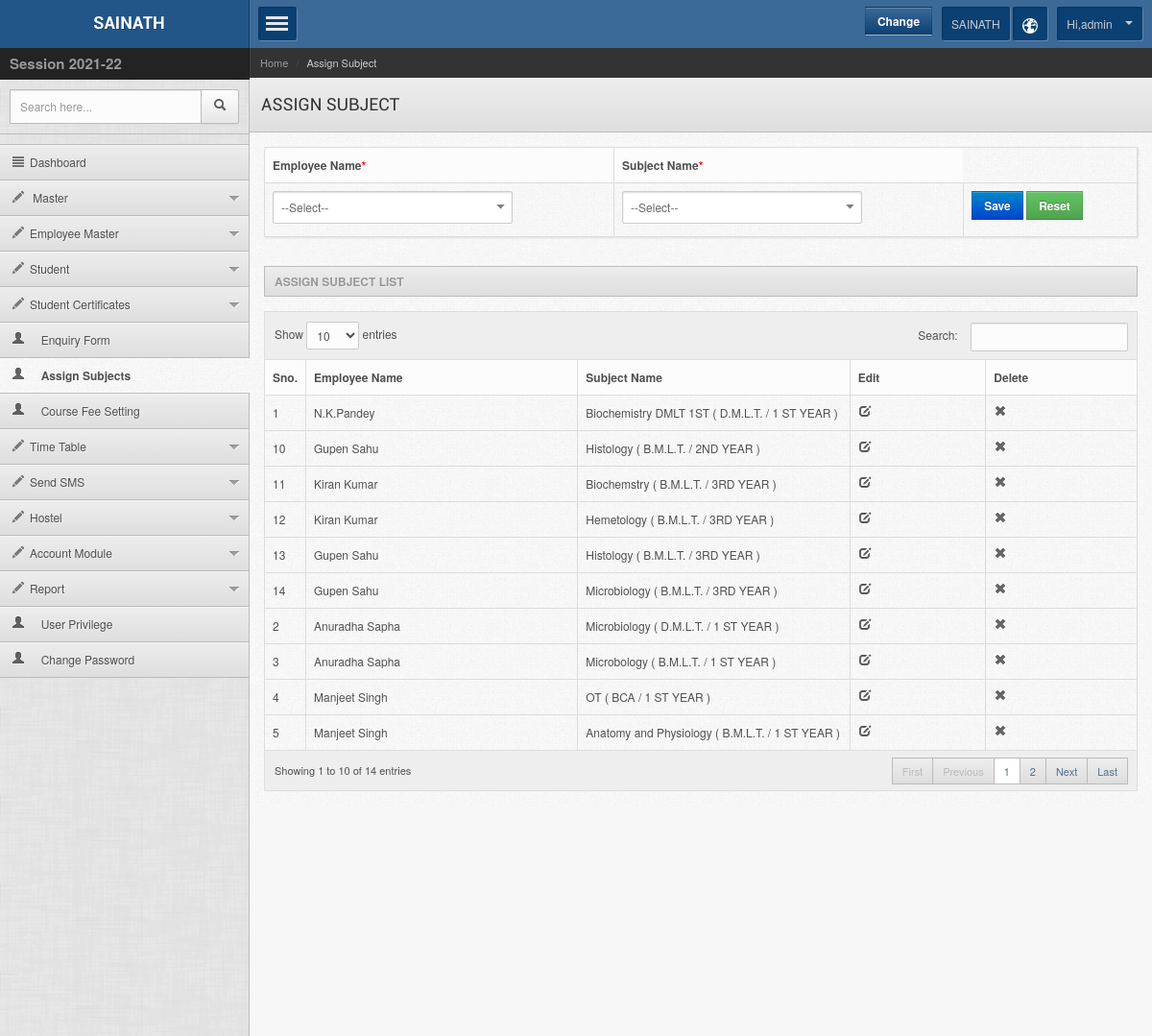
The page /admin/assign_subjects.php (signed in) on the database its author committed.
### tables this page shows
CREATE TABLE `m_session` (
  `sessionid` int(11) NOT NULL,
  `fromdate` date DEFAULT NULL,
  `todate` date DEFAULT NULL,
  `session_name` varchar(200) DEFAULT NULL,
  `status` int(11) NOT NULL DEFAULT 0,
  `ipaddress` varchar(25) DEFAULT NULL,
  `lastupdated` date DEFAULT NULL,
  `createdate` date DEFAULT NULL
);

CREATE TABLE `user` (
  `userid` int(11) NOT NULL,
  `status` int(11) NOT NULL DEFAULT 0,
  `username` varchar(100) NOT NULL,
  `password` varchar(50) NOT NULL,
  `usertype` varchar(10) NOT NULL,
  `fullname` varchar(100) NOT NULL,
  `mobile` varchar(10) NOT NULL,
  `email` varchar(100) NOT NULL,
  `address` text NOT NULL,
  `enable` varchar(20) NOT NULL,
  `branch_id` int(11) NOT NULL,
  `logintype` varchar(100) NOT NULL,
  `company_id` int(11) NOT NULL,
  `createdby` int(11) NOT NULL,
  `lastupdated` date NOT NULL,
  `ipaddress` varchar(30) NOT NULL,
  `createdate` datetime NOT NULL
);

CREATE TABLE `assign_subject` (
  `assign_id` int(11) NOT NULL,
  `employee_id` int(11) NOT NULL,
  `stu_subject_id` int(11) NOT NULL,
  `ipaddress` varchar(100) NOT NULL,
  `createdby` int(11) NOT NULL,
  `createdate` date NOT NULL,
  `sessionid` int(11) NOT NULL,
  `lastupdated` date NOT NULL
);

CREATE TABLE `m_employee` (
  `employee_id` int(11) NOT NULL,
  `emp_name` varchar(100) NOT NULL,
  `post` varchar(100) NOT NULL,
  `mobile` varchar(100) NOT NULL,
  `dob` date NOT NULL,
  `join_date` date NOT NULL,
  `basic_salary` float NOT NULL,
  `bank_details` varchar(100) NOT NULL,
  `address` varchar(100) NOT NULL,
  `acc_no` varchar(100) NOT NULL,
  `ifsc` varchar(100) NOT NULL,
  `biometric_id` int(11) NOT NULL,
  `password` varchar(100) NOT NULL,
  `status` int(30) NOT NULL COMMENT 'enable=0,disable=1',
  `imgname` varchar(100) NOT NULL,
  `ipaddress` varchar(50) NOT NULL,
  `createdby` int(11) NOT NULL,
  `createdate` date NOT NULL,
  `lastupdated` date NOT NULL
);

CREATE TABLE `student_subject_master` (
  `stu_subject_id` int(11) NOT NULL,
  `subject_name` varchar(50) NOT NULL,
  `class_id` int(11) NOT NULL,
  `sem_id` int(11) NOT NULL,
  `sessionid` int(11) NOT NULL,
  `createdby` int(11) NOT NULL,
  `ipaddress` varchar(100) NOT NULL,
  `lastupdated` date NOT NULL,
  `createdate` date NOT NULL
);

CREATE TABLE `m_class` (
  `class_id` int(11) NOT NULL,
  `class_name` varchar(100) NOT NULL,
  `ipaddress` varchar(100) NOT NULL,
  `createdby` varchar(100) NOT NULL,
  `createdate` date NOT NULL,
  `lastupdated` date NOT NULL
);

CREATE TABLE `m_semester` (
  `sem_id` int(11) NOT NULL,
  `sem_name` varchar(100) NOT NULL,
  `ipaddress` varchar(50) NOT NULL,
  `createdby` int(11) NOT NULL,
  `createdate` date NOT NULL,
  `lastupdated` date NOT NULL
);

### admin/assign_subjects.php (the view, shortened to what the rows shown need)
<?php include("../adminsession.php");
$submodule = "ASSIGN SUBJECT";
$sessionid = $_SESSION['sessionid'];
?>
<!DOCTYPE html>
<head>
<?php include("inc/top_files.php"); ?>
</head>
<body>
<div class="mainwrapper">
    <?php include("inc/left_menu.php"); ?>
   <div class="rightpanel">
    	<?php include("inc/header.php"); ?>
        <div class="maincontent">
        	<div class="contentinner">
                <div class="widgetcontent  shadowed nopadding">
                    <form class="stdform stdform2" method="post" action="">
                       <div class="lg-12 md-12 sm-12">
                       <table class="table table-bordered">
                       <tr>
                       <th>Employee Name<span style="color:#F00;">*</span></th>
                        <th>Subject Name<span style="color:#F00;">*</span></th>
                       </tr>
                       </table>
                       </div>
                        </form>
                    </div>
            	<table class="table table-bordered" id="dyntable">
                    <colgroup>
                    </colgroup>
                    <thead>
                        <tr>
                            <th width="11%" class="head0 nosort">Sno.</th>
                            <th width="18%" class="head0">Employee Name</th>
                            <th width="18%" class="head0">Subject Name</th>
                            <?php  $chkedit = $obj->check_editBtn("assign_subjects.php",$loginid);
                            if($chkedit == 1 || $loginid == 1){  ?>
                            <th width="9%" class="head0">Edit</th>
                            <?php  } $chkdel = $obj->check_delBtn("assign_subjects.php",$loginid);
                            if($chkdel == 1 || $loginid == 1){  ?>
                            <th width="10%" class="head0">Delete</th>
                          <?php } ?>
                         </tr>
                    </thead>
                    <tbody>
				<?php
						$slno=1;
            $res = $obj->executequery("select * from assign_subject order by assign_id desc");
						foreach($res as $row_get)
                {
                  $employee_id = $row_get['employee_id'];
                  $emp_name = $obj->getvalfield("m_employee","emp_name","employee_id='$employee_id'");
                  $stu_subject_id = $row_get['stu_subject_id'];
                  $subject_name = $obj->getvalfield("student_subject_master","subject_name","stu_subject_id='$stu_subject_id'");
                  $class_id = $obj->getvalfield("student_subject_master","class_id","stu_subject_id='$stu_subject_id'");
                  $sem_id = $obj->getvalfield("student_subject_master","sem_id","stu_subject_id='$stu_subject_id'");
                  $class_name = $obj->getvalfield("m_class","class_name","class_id='$class_id'");
                  $sem_name = $obj->getvalfield("m_semester","sem_name","sem_id='$sem_id'");
                ?>
                   <tr>
                        <td><?php echo $slno++; ?></td>
                        <td><?php echo $emp_name; ?></td>
                        <td><?php echo $subject_name." ( ".$class_name." / ".$sem_name." ) "; ?></td>
                        <?php
                            if($chkedit == 1 || $loginid == 1){  ?>
                       <td><a class='icon-edit' title="Edit" href='assign_subjects.php?assign_id=<?php echo $row_get['assign_id'] ; ?>'></a></td>
                       <?php  } if($chkdel == 1 || $loginid == 1){  ?>
                        <td>
                        <a class='icon-remove' title="Delete" onclick='funDel(<?php echo $row_get['assign_id']; ?>);' style='cursor:pointer'></a>
                        </td>
                        <?php } ?>
                </tr>
                <?php
                }
                ?>
                    </tbody>
                </table>
            </div>
        </div>
    </div>
</div>
</body>
</html>

### admin/inc/left_menu.php (shortened to what the rows shown need)
<div class="leftpanel">
   <div class="logopanel">
      <h1 style="font-size:18px;">
         <center><a href="index.php">SAINATH</a></center>
      </h1>
   </div>
   <div class="datewidget"><span style="font-size:15px"><b>Session <?php echo $obj->getvalfield("m_session", "session_name", "sessionid = '$sessionid'"); ?></b></span></div>
</div>

### admin/inc/header.php (shortened to what the rows shown need)
<div class="headerpanel">
    <div class="headerright">
        <div class="dropdown userinfo">
            <a class="dropdown-toggle" data-toggle="dropdown" data-target="#" href="">Hi,<?php echo $obj->getvalfield("user", "username", "userid = '$loginid'"); ?> <b class="caret"></b></a>
        </div>
    </div>
</div>
<div class="pagetitle">
    <h1 style="width:100%;">
        <div style="float:left; width:50%;"> <?php echo $submodule; ?> </div>
    </h1>
</div>

### rows shown on the page
m_session: session_name "2021-22"
user: username "admin"
assign_subject: employee.emp_name "N.K.Pandey", stu_subject.subject_name "Biochemistry DMLT 1ST", stu_subject.class_name "D.M.L.T.", stu_subject.sem_name "1 ST YEAR"
assign_subject: employee.emp_name "Anuradha Sapha", stu_subject.subject_name "Microbiology", stu_subject.class_name "D.M.L.T.", stu_subject.sem_name "1 ST YEAR"
assign_subject: employee.emp_name "Anuradha Sapha", stu_subject.subject_name "Microbology", stu_subject.class_name "B.M.L.T.", stu_subject.sem_name "1 ST YEAR"
assign_subject: employee.emp_name "Manjeet Singh", stu_subject.subject_name "OT", stu_subject.class_name "BCA", stu_subject.sem_name "1 ST YEAR"
assign_subject: employee.emp_name "Manjeet Singh", stu_subject.subject_name "Anatomy and Physiology", stu_subject.class_name "B.M.L.T.", stu_subject.sem_name "1 ST YEAR"
assign_subject: employee.emp_name "Gupen Sahu", stu_subject.subject_name "Histology", stu_subject.class_name "B.M.L.T.", stu_subject.sem_name "2ND YEAR"
assign_subject: employee.emp_name "Kiran Kumar", stu_subject.subject_name "Biochemstry", stu_subject.class_name "B.M.L.T.", stu_subject.sem_name "3RD YEAR"
assign_subject: employee.emp_name "Kiran Kumar", stu_subject.subject_name "Hemetology", stu_subject.class_name "B.M.L.T.", stu_subject.sem_name "3RD YEAR"
assign_subject: employee.emp_name "Gupen Sahu", stu_subject.subject_name "Histology", stu_subject.class_name "B.M.L.T.", stu_subject.sem_name "3RD YEAR"
assign_subject: employee.emp_name "Gupen Sahu", stu_subject.subject_name "Microbiology", stu_subject.class_name "B.M.L.T.", stu_subject.sem_name "3RD YEAR"

### other values the page prints
$module "Assign Subject"
$submodule "ASSIGN SUBJECT"
$btn_name "Save"
